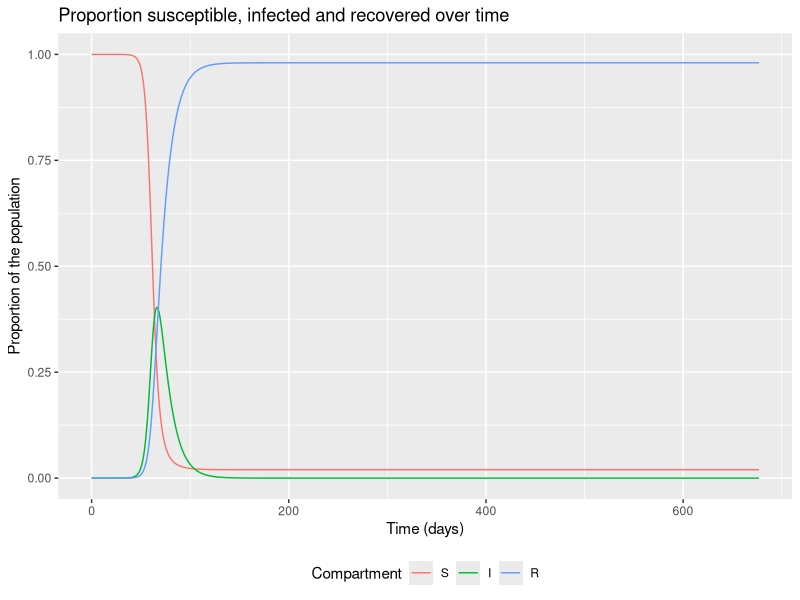
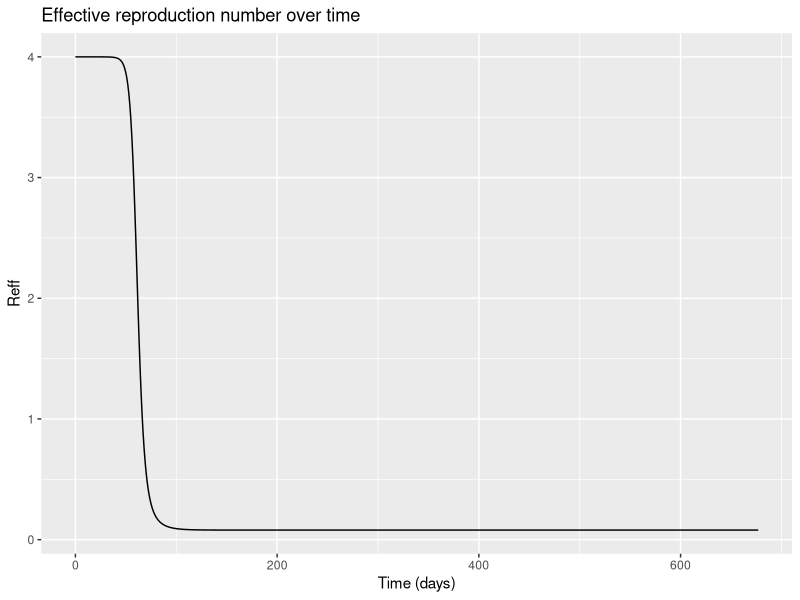

These charts were generated, in order, by the following R code:
library(deSolve)
library(reshape2)
library(ggplot2)

initial_state_values <- c(S = 127000000-1,   # the whole population we are modelling is susceptible to infection
                          I = 1,           # the epidemic starts with a single infected person
                          R = 0)  

parameters <- c(beta = 0.4,      # the infection rate, which acts on susceptibles
                gamma = 0.1)  

# TIMESTEPS:

# Vector storing the sequence of timesteps to solve the model at
times <- seq(from = 0, to = 677, by = 1)   # from 0 to 100 days in daily intervals

# The model function takes as input arguments (in the following order): time, state and parameters
sir_model <- function(time, state, parameters) {  

    with(as.list(c(state, parameters)), {  # tell R to unpack variable names from the state and parameters inputs    
        
    # Calculating the total population size N (the sum of the number of people in each compartment)
      N <- S+I+R
      
    # Defining lambda as a function of beta and I:
      lambda <- beta * I/N
        
    # The differential equations
      dS <- -lambda * S               # people move out of (-) the S compartment at a rate lambda (force of infection)
      dI <- lambda * S - gamma * I    # people move into (+) the I compartment from S at a rate lambda, 
                                      # and move out of (-) the I compartment at a rate gamma (recovery)
      dR <- gamma * I                 # people move into (+) the R compartment from I at a rate gamma
      
    # Return the number of people in the S, I and R compartments at each timestep 
    # (in the same order as the input state variables)
    return(list(c(dS, dI, dR))) 
    })
  
}

output <- as.data.frame(ode(y = initial_state_values, 
                            times = times, 
                            func = sir_model,
                            parms = parameters))

output_long <- melt(as.data.frame(output), id = "time")

output_long$proportion <- output_long$value/sum(initial_state_values)

ggplot(data = output_long,                                               # specify object containing data to plot
       aes(x = time, y = proportion, colour = variable, group = variable)) +  # assign columns to axes and groups
  geom_line() +                                                          # represent data as lines
  xlab("Time (days)")+                                                   # add label for x axis
  ylab("Proportion of the population") +                                 # add label for y axis
  labs(colour = "Compartment",                                           # add legend title  
       title = "Proportion susceptible, infected and recovered over time") +                                                               
  theme(legend.position = "bottom")                                      # move legend to the bottom of the plot

#Effective reproduction number
output$reff <- parameters["beta"]/parameters["gamma"] *                  # R0 = beta/gamma
                output$S/(output$S+output$I+output$R)                    # multiply R0 by the proportion susceptible
                                                                         # at each timestep/for each row
# In this calculation, the total population size (output$S+output$I+output$R) is calculated for each timestep
# so this approach would also be appropriate if the population size varies over time

ggplot(data = output,                                                    # specify object containing data to plot
       aes(x = time, y = reff)) +                                        # assign columns to axes and groups
  geom_line() +                                                          # represent data as lines
  xlab("Time (days)")+                                                   # add label for x axis
  ylab("Reff") +                                                         # add label for y axis
  labs(title = "Effective reproduction number over time")    
